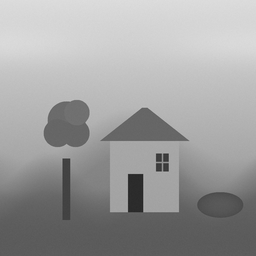

This figure's Python source:
#!/usr/bin/env python3
"""Deterministic grayscale "photograph-like" scene shared by the signal chapter's
real-image demonstrations.

The scene is rendered once from analytic shapes at high resolution with a fixed
random seed, then downsampled with a small Gaussian to produce a smooth, natural
looking 256x256 picture. It deliberately contains:

* smooth large regions (sky gradient, rolling hills) -> low-frequency energy;
* sharp edges (house, door/window, tree silhouette)   -> high-frequency energy;
* fine, slightly irregular texture                    -> energy spread outward.

All downstream figures (spectrum / DCT / downsampling / filtering / quantization)
load ``scene.npy`` instead of regenerating, so every panel uses the exact same
record and panels are directly comparable.
"""
from pathlib import Path

import numpy as np
from PIL import Image

SIZE = 256
SS = 4  # supersampling factor
SEED = 20261023
HERE = Path(__file__).resolve().parent


def _supersampled_scene(n: int) -> np.ndarray:
    """Render the scene at grid resolution n (already supersampled by caller)."""
    rng = np.random.default_rng(SEED)
    yy, xx = np.mgrid[0:n, 0:n].astype(np.float64)
    u, v = xx / n, yy / n
    img = np.zeros((n, n), dtype=np.float64)

    # Sky: smooth vertical gradient with a soft horizontal haze band.
    sky = 0.86 - 0.34 * v
    sky += 0.05 * np.exp(-((v - 0.18) ** 2) / (2 * 0.05**2)) * (0.6 + 0.4 * np.cos(2 * np.pi * u))
    img = sky

    # Two rolling hill silhouettes (smooth sinusoidal horizon lines).
    ridge1 = 0.52 + 0.10 * np.sin(2 * np.pi * u * 1.25 + 0.7)
    ridge2 = 0.66 + 0.07 * np.sin(2 * np.pi * u * 2.30 + 2.1)
    hill1 = np.clip((v - ridge1) / 0.18, 0, 1)
    hill2 = np.clip((v - ridge2) / 0.16, 0, 1)
    img = img * (1 - 0.55 * hill1) + (0.46 - 0.05 * v) * (0.55 * hill1)
    img = img * (1 - 0.45 * hill2) + (0.34 - 0.04 * v) * (0.45 * hill2)

    # Ground plane with gentle perspective shading.
    ground_t = np.clip((v - 0.74) / 0.26, 0, 1)
    img = img * (1 - ground_t) + (0.30 + 0.06 * ground_t) * ground_t

    def disk(cy, cx, r):
        return (yy - cy) ** 2 + (xx - cx) ** 2 <= r * r

    def rect(r0, r1, c0, c1):
        return (yy >= r0) & (yy < r1) & (xx >= c0) & (xx < c1)

    # Tree (behind the house): trunk plus layered round canopy.
    trunk = rect(int(0.62 * n), int(0.86 * n), int(0.245 * n), int(0.275 * n))
    img = np.where(trunk, 0.26, img)
    for (dr, dc, rr, shade) in ((0.47, 0.26, 0.075, 0.42), (0.52, 0.225, 0.055, 0.40),
                               (0.52, 0.295, 0.055, 0.40), (0.44, 0.30, 0.05, 0.44)):
        img = np.where(disk(int(dr * n), int(dc * n), int(rr * n)), shade, img)

    # House body with a subtle front-light gradient.
    body = rect(int(0.55 * n), int(0.83 * n), int(0.43 * n), int(0.70 * n))
    house_shade = 0.62 + 0.08 * (1 - v)
    img = np.where(body, house_shade, img)
    # Roof: a wedge (triangle) sitting on top of the body.
    roof_center_x, roof_y, roof_half_w, roof_h = 0.565, 0.55, 0.165, 0.13
    roof = (v > roof_y - roof_h) & (v < roof_y) & \
        (np.abs(u - roof_center_x) < roof_half_w * (1 - (roof_y - v) / roof_h + 0.06))
    img = np.where(roof, 0.40, img)
    # Door and window (dark shapes).
    img = np.where(rect(int(0.68 * n), int(0.83 * n), int(0.50 * n), int(0.56 * n)), 0.17, img)
    img = np.where(rect(int(0.60 * n), int(0.67 * n), int(0.61 * n), int(0.66 * n)), 0.24, img)
    # Window cross frame (slightly lighter lines).
    img = np.where(rect(int(0.632 * n), int(0.638 * n), int(0.61 * n), int(0.66 * n)), 0.55, img)
    img = np.where(rect(int(0.60 * n), int(0.67 * n), int(0.632 * n), int(0.638 * n)), 0.55, img)

    # Small distant bush in front on the right for an extra soft blob.
    yy_disk = ((yy / n - 0.80) / 0.05) ** 2 + ((xx / n - 0.86) / 0.09) ** 2
    img = np.where(yy_disk <= 1, 0.30 + 0.05 * (1 - yy_disk), img)

    # Fine, low-amplitude irregular texture (grain + faint blades/noise).
    img += 0.012 * rng.standard_normal((n, n))
    # Slightly stronger grain in the ground region only.
    img += ground_t * 0.010 * rng.standard_normal((n, n))

    return np.clip(img, 0.0, 1.0)


def build() -> np.ndarray:
    big = _supersampled_scene(SIZE * SS)
    im = Image.fromarray((big * 255.0).round().astype(np.uint8))
    # Separable box average over each SSxSS block acts as a mild anti-alias filter.
    im = im.resize((SIZE, SIZE), Image.Resampling.LANCZOS)
    x = np.asarray(im, dtype=np.float64) / 255.0
    return x


def main():
    x = build()
    np.save(HERE / "scene.npy", x.astype(np.float32))
    Image.fromarray((x * 255).round().astype(np.uint8)).save(HERE / "scene.png")
    print(f"saved scene {x.shape} range=({x.min():.3f},{x.max():.3f}) mean={x.mean():.3f}")


if __name__ == "__main__":
    main()
